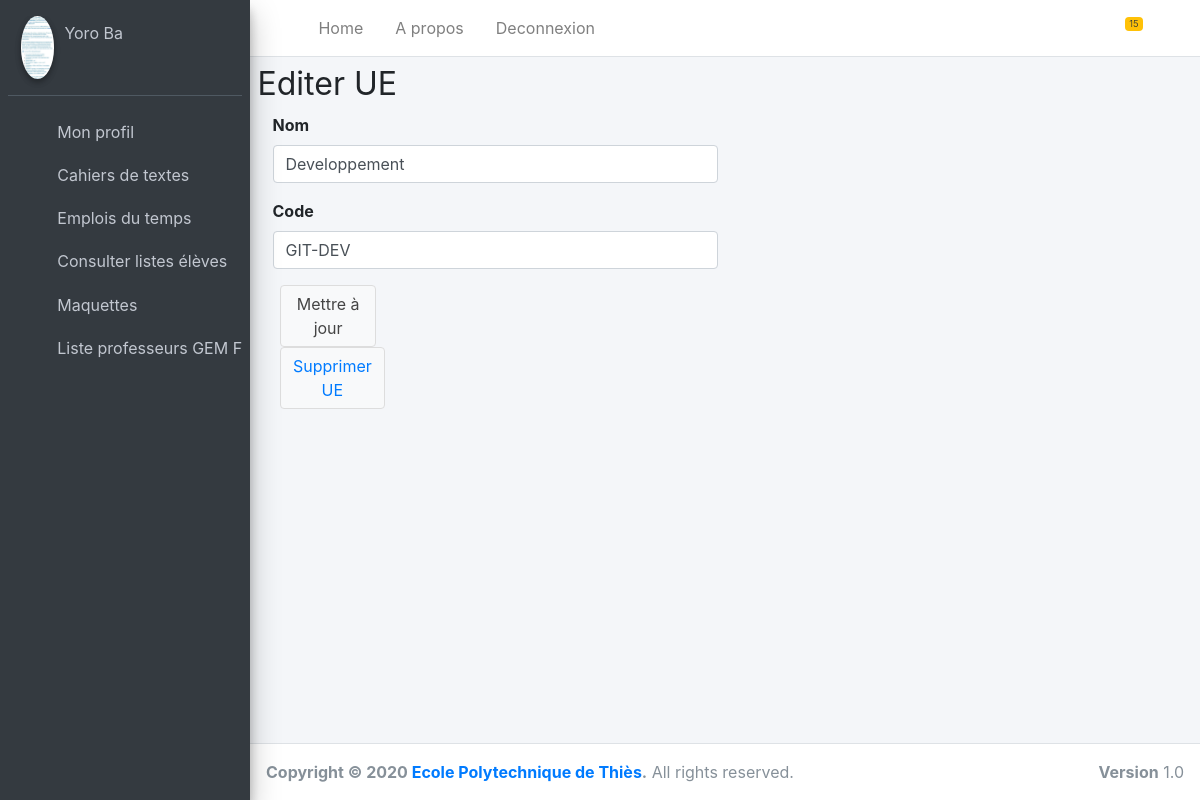
Page /authentification/editUE/2/2/1/ on the committed database.
### authentification/models.py (models this page shows)
class Professeur(models.Model):
    prenom = models.CharField(max_length=40)
    nom = models.CharField(max_length=20)
    email = models.EmailField(unique=True, null=False)
    telephone = models.IntegerField()
    respClasse = models.CharField(default='Non', max_length=40)
    respDept = models.CharField(default='Non', max_length=40)
    genre = models.CharField(max_length=20, default='genre',null=True)
    profil = models.ImageField(upload_to="photos/",default='/media/photos/avatar1.png/')
    mot_de_passe = models.CharField(null=False, max_length=40)

class Departement(models.Model):
    nom_dept = models.CharField('nom_dept', max_length=30)
    systeme = models.CharField('nom_dept', max_length=30, default='semestriel')
    chef_dept = models.ForeignKey('Professeur',on_delete=models.CASCADE, default="1")

class UE(models.Model):
    nom=models.CharField(max_length=40)
    codeUE=models.CharField(max_length=40)
    departement = models.ForeignKey('Departement', on_delete=models.CASCADE)
    total_ECTS = models.IntegerField(default=0)
    total_coef = models.IntegerField(default=0)
    nbre_modules = models.IntegerField(default=0)

### authentification/views.py (the view)
# urls.py: path('editUE/<int:cleUser>/<int:cleClasse>/<int:cleUE>/', views.EditUE, name='editUE'),
def EditUE (request,cleUser,cleClasse, cleUE):
	classe = Classe.objects.all()
	dept = Departement.objects.all()
	prof = Professeur.objects.get(pk=cleUser)
	eleve = Eleve.objects.all()
	cl = Classe.objects.get(pk=cleClasse)
	ue = UE.objects.get(pk=cleUE)
	return render(request, 'registration/editUE.html', {'classe':classe,'cl':cl,'prof':prof,'dept':dept,'eleve':eleve, 'UE':ue})

### authentification/Templates/registration/editUE.html (shortened to what this page needs)
{% extends "registration/baseProf.html" %}
{% block content %}
<div class="content-wrapper">
    <div id="page-wrapper">
        <div class="container-fluid">
            <div class="row">
                <div class="col-lg-12">
                    <h1 class="page-header">
                       <small>Editer UE</small>
                    </h1>
                </div>
            </div>
         <div class="col-lg-12">
                  <div class="col-lg-6">
                    <form role="form" method="post" action="{% url 'saveUE' prof.pk cl.pk UE.pk %}">
                        <div class="form-group">
                            <label >Nom</label>
                          <input class="form-control" placeholder="Nom de l'UE" name="nom" value="{{ UE.nom }}">
                        </div>
                        <div class="form-group">
                            <label >Code</label>
                          <input class="form-control" placeholder="Code de l'UE" name="codeUE" value="{{ UE.codeUE }}">
                        </div>
                        <div class="col-md-3">
                            <button type="submit" class="btn btn-default">Mettre à jour</button>
                            <button class="btn btn-default">
                                <a href="{% url 'deleteUE' prof.pk cl.pk UE.pk %}">Supprimer UE</a>
                            </button>
                        </div>
                  </form>
                </div>
            </div>
        </div>
    </div>
</div>
{% endblock %}

### authentification/Templates/registration/baseProf.html (shortened to what this page needs)
{% load static %}
<!DOCTYPE html>
<html>
<head>
  <link rel="stylesheet" href="{% static "dashboard/plugins/fontawesome-free/css/all.min.css" %}">
  <link rel="stylesheet" href="{% static "dashboard/ionicons.min.css" %}">
  <link rel="stylesheet" href="{% static "dashboard/plugins/tempusdominus-bootstrap-4/css/tempusdominus-bootstrap-4.min.css" %}">
  <link rel="stylesheet" href="{% static "dashboard/plugins/icheck-bootstrap/icheck-bootstrap.min.css" %}">
  <link rel="stylesheet" href="{% static "dashboard/plugins/jqvmap/jqvmap.min.css" %}">
  <link rel="stylesheet" href="{% static "dashboard/dist/css/adminlte.min.css" %}">
  <link rel="stylesheet" href="{% static "dashboard/plugins/overlayScrollbars/css/OverlayScrollbars.min.css" %}">
  <link rel="stylesheet" href="{% static "dashboard/plugins/daterangepicker/daterangepicker.css" %}">
  <link rel="stylesheet" href="{% static "dashboard/plugins/summernote/summernote-bs4.css" %}">
  <link rel="stylesheet" href="{% static "dashboard/cameïrou.css" %}">
</head>
<body class="hold-transition sidebar-mini layout-fixed">
<div class="wrapper">
  {% block navbar %}
  <nav class="main-header navbar navbar-expand navbar-white navbar-light">
    <ul class="navbar-nav">
      <li class="nav-item">
        <a class="nav-link" data-widget="pushmenu" href="#"><i class="fas fa-bars"></i></a>
      </li>
      <li class="nav-item d-none d-sm-inline-block">
        <a href="registration/dashboardProfesseur.html" class="nav-link">Home</a>
      </li>
      <li class="nav-item d-none d-sm-inline-block">
        <a href="#" class="nav-link">A propos</a>
      </li>
      <li class="nav-item d-none d-sm-inline-block">
        <a href="{% url 'connexion' %}" class="nav-link">Deconnexion</a>
      </li>
    </ul>
    <ul class="navbar-nav ml-auto">
      <li class="nav-item dropdown">
        <a class="nav-link" data-toggle="dropdown" href="#">
          <span class="badge badge-warning navbar-badge">15</span>
        </a>
      </li>
      <li class="nav-item">
        <a class="nav-link" data-widget="control-sidebar" data-slide="true" href="#">
          <i class="fas fa-th-large"></i>
        </a>
      </li>
    </ul>
  </nav>
  {% endblock %}
  <aside class="main-sidebar sidebar-dark-primary elevation-4">
    <div class="sidebar">
      <div class="user-panel mt-3 pb-3 mb-3 d-flex">
        <div class="image">
          <img src="{{ prof.profil.url }}" class="img-circle elevation-2" alt="User Image">
        </div>
        <div class="info">
          <a href="{% url 'profilProf' prof.pk %}" class="d-block">{{prof.prenom}} {{prof.nom}}</a>
        </div>
      </div>
      <nav class="mt-2">
        <ul class="nav nav-pills nav-sidebar flex-column" data-widget="treeview" role="menu" data-accordion="false">
          <li class="nav-item has-treeview">
            <a href="{% url 'profilProf' prof.pk %}" class="nav-link">
              <i class="nav-icon far fa-image"></i>
              <p>
                Mon profil
              </p>
            </a>
          </li>
          <li class="nav-item">
            <a href="{% url 'CDT' 2 prof.pk %}" class="nav-link">
              <i class="nav-icon fas fa-book"></i>
              <p>
                Cahiers de textes
              </p>
            </a>
          </li>
          <li class="nav-item">
            <a href="{% url 'EDT' 2 prof.pk %}" class="nav-link">
              <i class="nav-icon fas fa-book"></i>
              <p>
                Emplois du temps
              </p>
            </a>
          </li>
          <li class="nav-item has-treeview">
            <a href="#" class="nav-link">
              <i class="nav-icon fas fa-book"></i>
              <p>
                Consulter listes élèves
              </p>
            </a>
          </li>
          <li class="nav-item has-treeview">
            <a href="{% url 'Maquette' 2 prof.pk %}" class="nav-link">
              <i class="nav-icon fas fa-book"></i>
              <p>
                Maquettes
              </p>
            </a>
          </li>
          {% for d in dept %}
            {% if prof.respDept == d.nom_dept %}
                <li class="nav-item has-treeview">
                  <a href="#" class="nav-link">
                    <i class="nav-icon fas fa-book"></i>
                    <p>
                      Liste professeurs {{d.nom_dept}}
                    </p>
                  </a>
                </li>
            {% endif %}
          {% endfor %}
        </ul>
      </nav>
    </div>
  </aside>
  {% block content %}{% endblock %}
  {% block footer %}
  <footer class="main-footer">
    <strong>Copyright &copy; 2020 <a href="http://ept.sn">Ecole Polytechnique de Thiès</a>.</strong>
    All rights reserved.
    <div class="float-right d-none d-sm-inline-block">
      <b>Version</b> 1.0
    </div>
  </footer>
  {% endblock %}
</div>
</body>
</html>

### rows in the picture
Professeur: profil (picture), prenom "Yoro", nom "Ba"
Departement: nom_dept "GEM…"
UE: nom "Developpement", codeUE "GIT-DEV"
